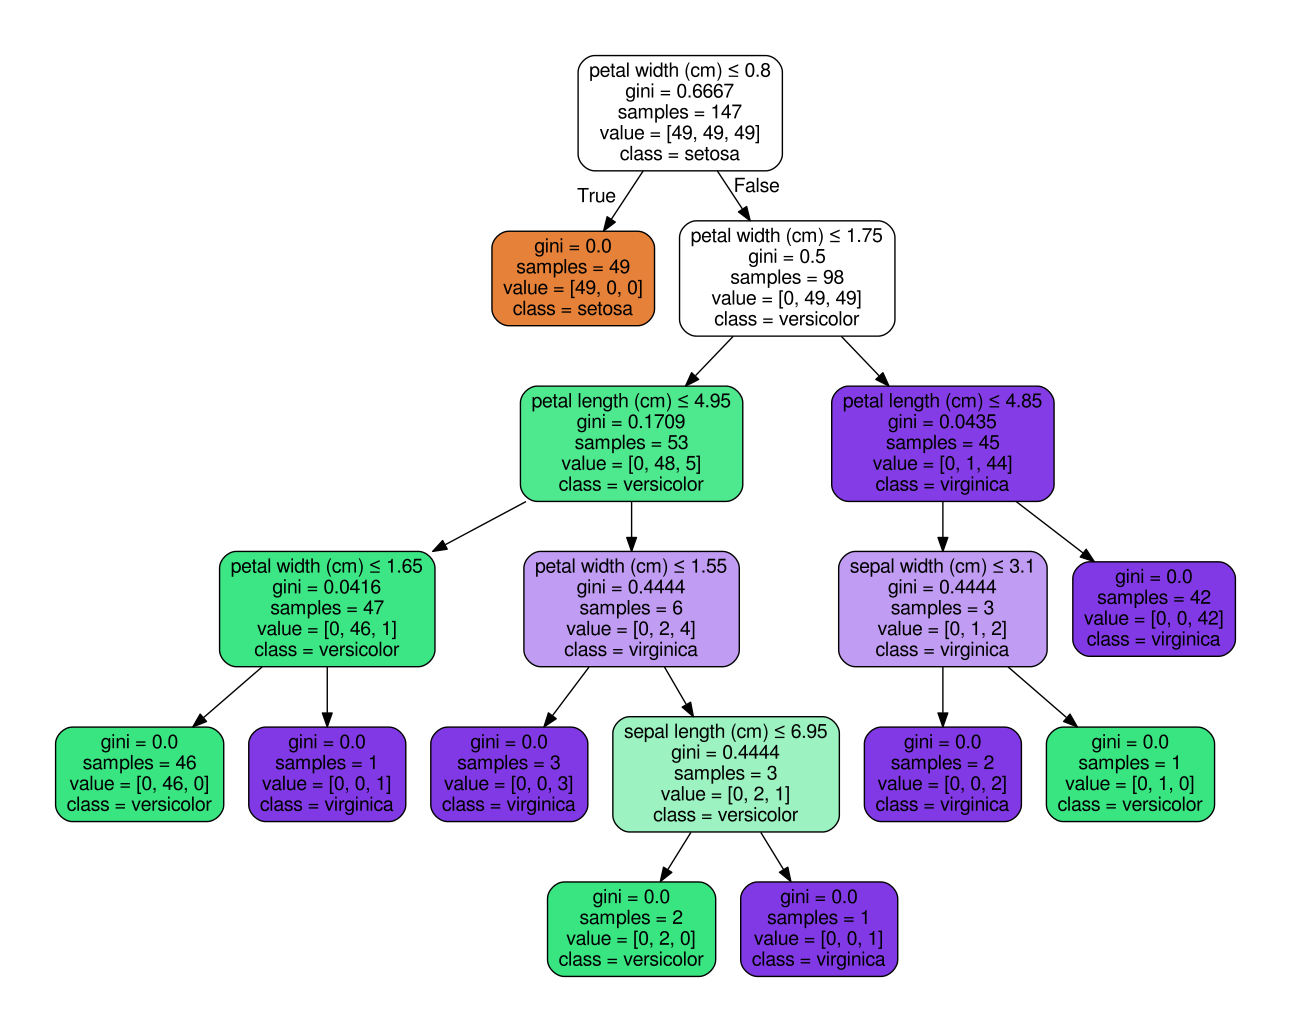

Reproduce this figure in Python.
import numpy as np
from sklearn.datasets import load_iris
from sklearn import tree

iris = load_iris()

print("- print names of features and target")
print(iris.feature_names)
print(iris.target_names)

print("\n- print first element data and target")
print(iris.data[0])
print(iris.target[0])

#prints all the dataset
#for i in range(len(iris.target)):
#	print ("Example %d: label %s, features %s" % (i, iris.target[i], iris.data[i]))

#getting test data indexes from dataset..
test_idx = [1,51,101]

#training data (splitting target from data)
train_target = np.delete(iris.target, test_idx)
train_data = np.delete(iris.data, test_idx, axis=0)

#testing data
test_target = iris.target[test_idx]
test_data = iris.data[test_idx]

#training classifier
clf = tree.DecisionTreeClassifier()
clf.fit(train_data, train_target)

#making prediction
prediction = clf.predict(test_data)

print("\n- Printing test data and prediction...")
for i in range(len(test_target)):
	print("Example %d: feats: %s, label: %s, prediction: %s" %(i, test_data[i],test_target[i],prediction[i]))


#from sklearn.externals.six import StringIO
import pydotplus
dot_data = tree.export_graphviz(clf, out_file=None, 
                         feature_names=iris.feature_names,  
                         class_names=iris.target_names,  
                         filled=True, rounded=True,  
                         special_characters=True)  
graph = pydotplus.graph_from_dot_data(dot_data) 
graph.write_pdf("iris.pdf") 
